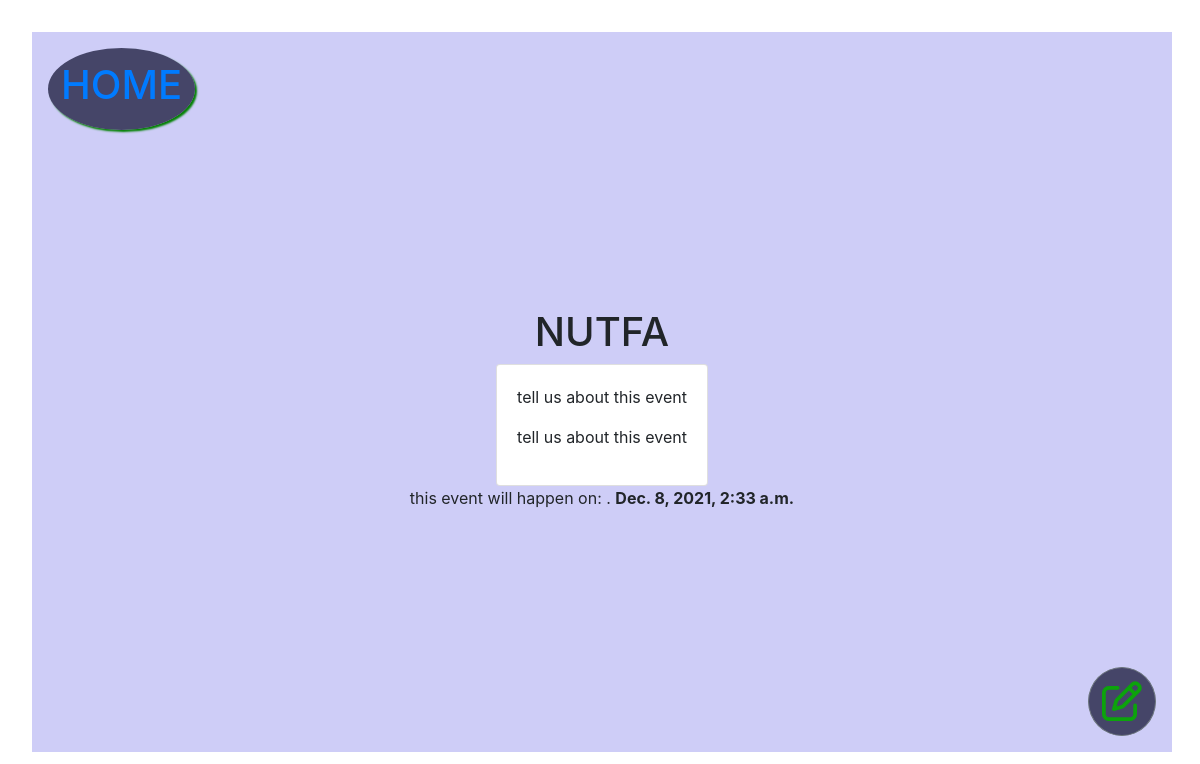
The app's page /todos/details/3 with its own data.
### blog/models.py (models this page shows, shortened)
class Todo(models.Model):
    title = models.CharField(max_length=200)
    body = models.TextField()
    created_at = models.DateTimeField(default=timezone.now, blank=True)
    execution_date= models.DateTimeField()
    class Meta:
    	ordering = ['-execution_date']

### blog/views.py (the view)
# urls.py: path('details/<int:id>', views.details, name='detail'),
def details(request, id):
    todo = get_object_or_404(Todo, pk=id)
    context = { 'todo':todo, }
    return render(request, 'details.html', context)

### blog/templates/details.html (shortened to what this page needs)
{% include 'base/header.html' %}
<div class="row">
    <div class="col-md">
        <h1>{{todo.title|upper}}</h1>
    </div>
</div>
<div class="row card">
    <div class="col-md card-body">
        <p id="body">{%autoescape off%}{{todo.body|linebreaks }}{% endautoescape %}</p>
    </div>
</div>
<div class="row">
    <div class="col-md datetime">
        <span>  this event will happen on:  .</span> <b> {{todo.execution_date}}    </b>
    </div>
</div>
<a class='todos-edit btn btn-outline-secondary add-button' href="{% url 'todos:update' todo.id %}">
    <i class="fa fa-edit" style="font-size: 2.5em;color: rgba(12,163,12,1);" aria-hidden="true"></i>
</a>
{% include 'base/footer.html' %}

### blog/static/blog/css/style.css (style rules this page uses)
.add-button { background-color: rgba(12,12,45,.7);position: absolute;bottom: 1em;right: 1em;border-radius: 50%;padding: 13px }

### records on screen
Todo: title "NUTFA", body "tell us about this event", execution_date "Dec. 8, 2021, 2:33 a.m."
